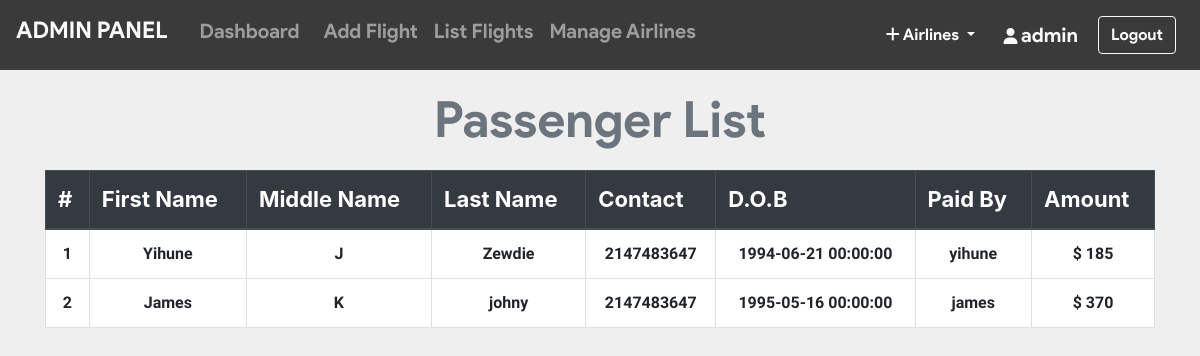
/admin/pass_list.php?flight_id=2 (signed in), run on the app's committed database.
### tables this page shows
CREATE TABLE `ticket` (
  `ticket_id` int(11) NOT NULL,
  `passenger_id` int(11) NOT NULL,
  `flight_id` int(11) NOT NULL,
  `user_id` int(11) NOT NULL,
  `seat_no` varchar(10) NOT NULL,
  `cost` int(11) NOT NULL,
  `class` varchar(3) NOT NULL
);

CREATE TABLE `passenger_profile` (
  `passenger_id` int(11) NOT NULL,
  `user_id` int(11) NOT NULL,
  `flight_id` int(11) NOT NULL,
  `mobile` varchar(110) NOT NULL,
  `dob` datetime NOT NULL,
  `f_name` varchar(20) DEFAULT NULL,
  `m_name` varchar(20) DEFAULT NULL,
  `l_name` varchar(20) DEFAULT NULL
);

CREATE TABLE `users` (
  `user_id` int(11) NOT NULL,
  `username` varchar(20) NOT NULL,
  `email` varchar(50) NOT NULL,
  `password` varchar(100) NOT NULL
);

CREATE TABLE `payment` (
  `card_no` varchar(16) NOT NULL,
  `user_id` int(11) NOT NULL,
  `flight_id` int(11) NOT NULL,
  `expire_date` varchar(5) DEFAULT NULL,
  `amount` int(11) NOT NULL
);

### admin/pass_list.php (the view, shortened to what this page needs)
<?php include_once 'header.php'; ?>
<?php include_once 'footer.php';
require '../helpers/init_conn_db.php';?>
    <main>
        <?php if(isset($_SESSION['adminId'])) { ?>
          <div class="container-md mt-2">
            <h1 class="display-4 text-center text-secondary"
              >Passenger List</h1>
            <table class="table table-bordered">
              <thead class="thead-dark">
                <tr>
                  <th>#</th>
                  <th scope="col">First Name</th>
                  <th scope="col">Middle Name</th>
                  <th scope="col">Last Name</th>
                  <th scope="col">Contact</th>
                  <th scope="col">D.O.B</th>
                  <th scope="col">Paid By</th>
                  <th scope="col">Amount</th>
                </tr>
              </thead>
              <tbody>
                <?php
                $cnt=1;
                $flight_id = $_GET['flight_id'];
                $sql_t = 'SELECT * FROM Ticket WHERE flight_id=?';
                $stmt_t = mysqli_stmt_init($conn);
                if(!mysqli_stmt_prepare($stmt_t,$sql_t)) {
                    header('Location: ticket.php?error=sqlerror');
                    exit();
                } else {
                    mysqli_stmt_bind_param($stmt_t,'i',$flight_id);
                    mysqli_stmt_execute($stmt_t);
                    $result_t = mysqli_stmt_get_result($stmt_t);
                    while($row_t = mysqli_fetch_assoc($result_t)) {
                      $sql = 'SELECT * FROM Passenger_profile WHERE passenger_id=?';
                      $stmt = mysqli_stmt_init($conn);
                      mysqli_stmt_prepare($stmt,$sql);
                      mysqli_stmt_bind_param($stmt,'i',$row_t['passenger_id']);
                      mysqli_stmt_execute($stmt);
                      $result = mysqli_stmt_get_result($stmt);
                      if ($row = mysqli_fetch_assoc($result)) {
                          $sql_p = 'SELECT * FROM PAYMENT WHERE flight_id=? AND user_id=?';
                          $stmt_p = mysqli_stmt_init($conn);
                          mysqli_stmt_prepare($stmt_p,$sql_p);
                          mysqli_stmt_bind_param($stmt_p,'ii',$flight_id,$row['user_id']);
                          mysqli_stmt_execute($stmt_p);
                          $result_p = mysqli_stmt_get_result($stmt_p);
                          if ($row_p = mysqli_fetch_assoc($result_p)) {
                            $sql_u = 'SELECT * FROM Users WHERE user_id=?';
                            $stmt_u = mysqli_stmt_init($conn);
                            mysqli_stmt_prepare($stmt_u,$sql_u);
                            mysqli_stmt_bind_param($stmt_u,'i',$row['user_id']);
                            mysqli_stmt_execute($stmt_u);
                            $result_u = mysqli_stmt_get_result($stmt_u);
                            if ($row_u = mysqli_fetch_assoc($result_u)) {
                              echo "
                              <tr class='text-center'>
                                <td>".$cnt."</td>
                                <td>".$row['f_name']."</td>
                                <td>".$row['m_name']."</td>
                                <td>".$row['l_name']."</td>
                                <td>".$row['mobile']."</td>
                                <td>".$row['dob']."</td>
                                <td scope='row'>".$row_u['username']."</td>
                                <td>$ ".$row_p['amount']."</td>
                              </tr>
                              ";
                            }
                          }
                      }
                      $cnt++; }
                      }
                ?>
              </tbody>
            </table>
          </div>
        <?php } ?>
    </main>

### admin/pass_list.php (style rules this page uses)
table { background-color: white; }
h1 { margin-top: 20px; margin-bottom: 20px; font-family: 'product sans'; font-size: 50px !important; font-weight: lighter; }
body { background-color: #efefef; }
th { font-size: 22px; }
td { margin-top: 10px !important; font-size: 16px; font-weight: bold; font-family: 'Assistant', sans-serif !important; }

### data on the page
ticket: passenger.f_name "Yihune", passenger.m_name "J", passenger.l_name "Zewdie", passenger.mobile "2147483647", passenger.dob "1994-06-21 00:00:00", user.username "yihune", payment.amount "185"
ticket: passenger.f_name "James", passenger.m_name "K", passenger.l_name "johny", passenger.mobile "2147483647", passenger.dob "1995-05-16 00:00:00", user.username "james", payment.amount "370"

### other printed values
$_SESSION['adminUname'] "admin"
